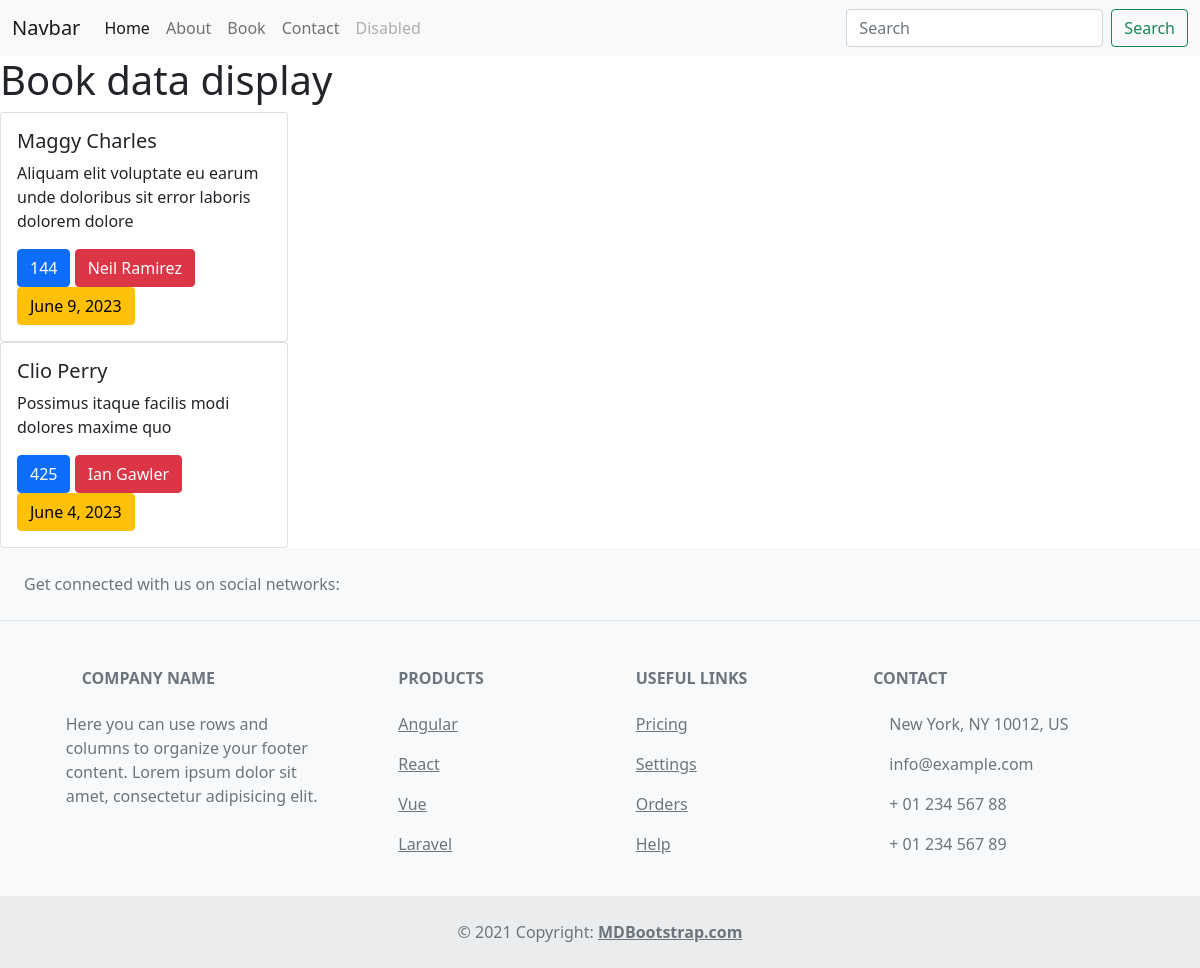
/book/, run on the app's committed database.
### home/models.py (models this page shows, shortened)
class Books(models.Model):
   name = models.CharField(max_length=200, blank=False, null=False)
   price = models.PositiveIntegerField(blank=False, null=False)
   author = models.ForeignKey(Author, on_delete=models.CASCADE)
   published_date = models.DateField(blank=False, null=False)
   edition = models.CharField(max_length =200, blank=True, null=True)
   description = models.TextField(max_length=500, blank=True, null = True)

class Author(models.Model):
    name = models.CharField(max_length=200)
    age = models.PositiveIntegerField()
    pen_name = models.CharField(max_length=200)
    journal = models.CharField(max_length=200)
    active_date = models.DateField()
    def __str__(self):
        return str(self.name)

### home/views.py (the view)
# urls.py: path('book/', views.book, name="book"),
def book(request):
    book = Books.objects.all()
    context= {'book':book}
    return render(request, 'book.html', context)

### templates/book.html (shortened to what this page needs)
{% extends 'base.html' %}
{% block content %}
<h1>Book data display</h1>
{% for book in book %}
<div class="card" style="width: 18rem;">
    <div class="card-body">
      <h5 class="card-title">{{book.name}}</h5>
      <p class="card-text">{{book.description}}</p>
      <a href="#" class="btn btn-primary">{{book.price}}</a>
      <a href="#" class="btn btn-danger">{{book.author}}</a>
      <a href="#" class="btn btn-warning">{{book.published_date}}</a>
    </div>
  </div>
{% endfor %}
{% endblock content %}

### data on the page
Books: name "Maggy Charles", description "Aliquam elit voluptate eu earum unde doloribus sit error laboris dolorem dolore", price "144", author "Neil Ramirez", published_date "June 9, 2023"
Books: name "Clio Perry", description "Possimus itaque facilis modi dolores maxime quo", price "425", author "Ian Gawler", published_date "June 4, 2023"
